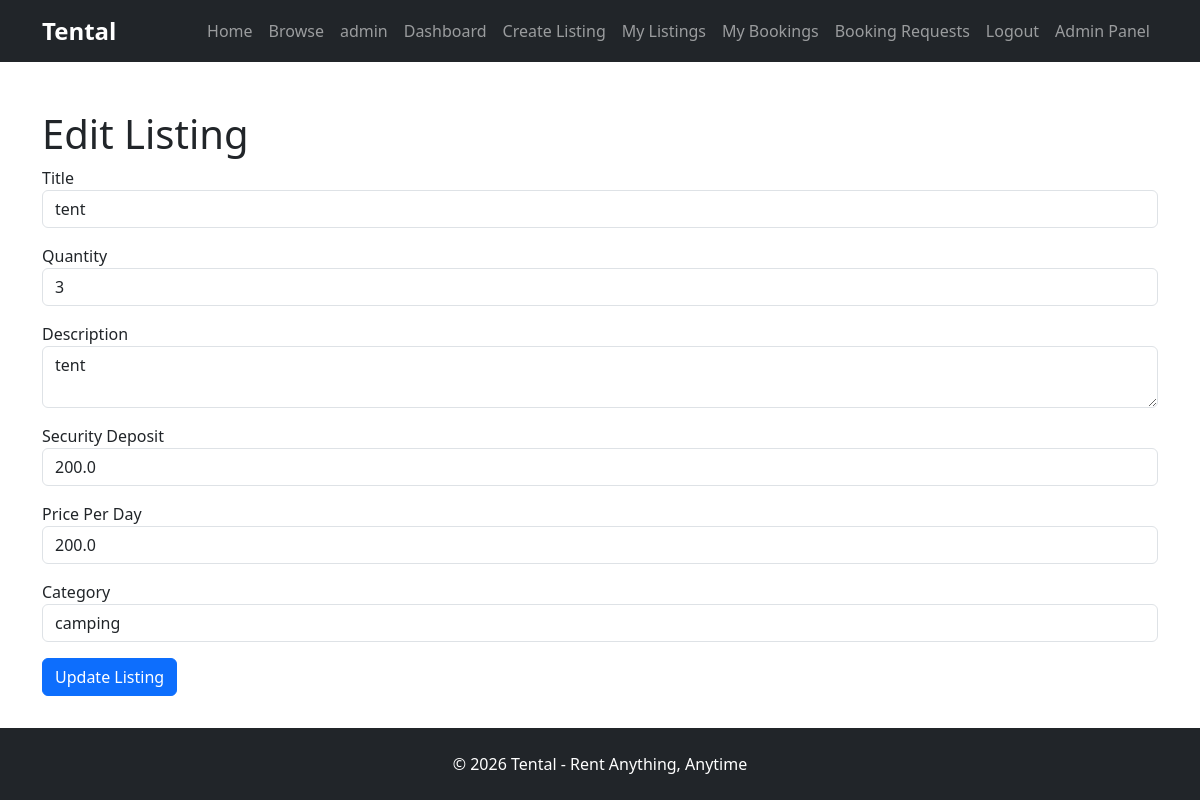
The app's page /edit-listing/1 (signed in), older data.
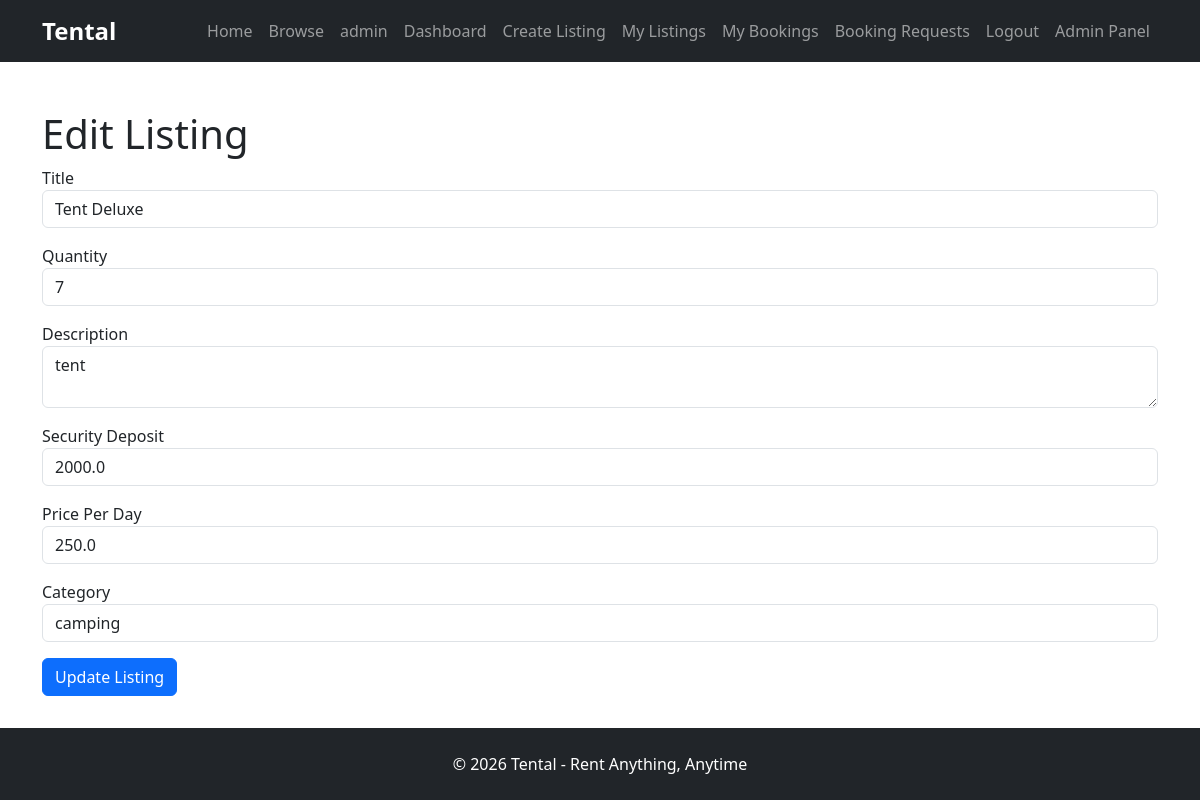
The same page, newer data.
### models/rental_item.py (models this page shows)
class RentalItem(db.Model):
    id = db.Column(db.Integer, primary_key=True)
    title = db.Column(db.String(100), nullable=False)
    description = db.Column(db.Text, nullable=False)
    price_per_day = db.Column(db.Float, nullable=False)
    category = db.Column(db.String(100), nullable=False)
    user_id = db.Column(
        db.Integer,
        db.ForeignKey("user.id"),
        nullable=False
    )
    status = db.Column(
        db.String(20),
        default="pending"
    )
    image = db.Column(
        db.String(255)
    )
    bookings = db.relationship(
        "Booking",
        backref="rental_item",
        lazy=True
    )
    quantity = db.Column(
        db.Integer,
        nullable=False,
        default=1
    )
    security_deposit = db.Column(
        db.Float,
        nullable=False,
        default=0
    )

### routes/main.py (the view, shortened to what this page needs)
@main.route("/edit-listing/<int:id>",methods=["GET", "POST"])
@login_required
def edit_listing(id):
    rental = RentalItem.query.get_or_404(id)
    if rental.user_id != current_user.id:
        return "Access Denied"
    return render_template(
        "edit_listing.html",
        rental=rental
    )

### models/user.py (called while the page is built)
@login_manager.user_loader
def load_user(user_id):
    return User.query.get(int(user_id))

### templates/edit_listing.html
{% extends "base.html" %} {% block content %}
<div class="container mt-5">
  <h1>Edit Listing</h1>
  <form method="POST">
    <div class="mb-3">
      <label>Title</label>
      <input
        type="text"
        name="title"
        class="form-control"
        value="{{ rental.title }}"
      />
    </div>
    <label>Quantity</label>
    <input
      type="number"
      name="quantity"
      class="form-control mb-3"
      value="{{ rental.quantity }}"
      min="1"
      required
    />
    <div class="mb-3">
      <label>Description</label>
      <textarea name="description" class="form-control">
{{ rental.description }}</textarea
      >
    </div>
    <label>Security Deposit</label>
    <input
      type="number"
      name="security_deposit"
      class="form-control mb-3"
      value="{{ rental.security_deposit }}"
      required
    />
    <div class="mb-3">
      <label>Price Per Day</label>
      <input
        type="number"
        name="price"
        class="form-control"
        value="{{ rental.price_per_day }}"
      />
    </div>
    <div class="mb-3">
      <label>Category</label>
      <input
        type="text"
        name="category"
        class="form-control"
        value="{{ rental.category }}"
      />
    </div>
    <button type="submit" class="btn btn-primary">Update Listing</button>
  </form>
</div>
{% endblock %}

Row changes from the older to the newer data that the page shows:
changed RentalItem "tent": title "tent" → "Tent Deluxe"; quantity "3" → "7"; security_deposit "200.0" → "2000.0"; price "200.0" → "250.0"
